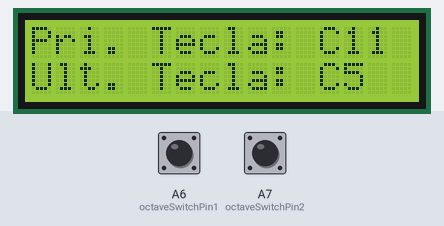
This sketch was run on a simulated Arduino Mega 2560, built with avr-gcc and run on an emulated ATmega2560. On the bench: 16×2 character LCD. Inputs (shaded band) come from the test bench; at power-on: A6 (octaveSwitchPin1) LOW, A7 (octaveSwitchPin2) LOW.

Above: at 1.2 s.
1.3 s: A6 (octaveSwitchPin1) pulled HIGH for 0.15 s
At 1.38 s:
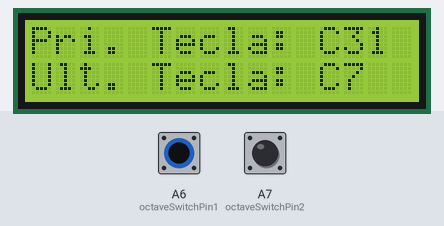
2.9 s: A7 (octaveSwitchPin2) pulled HIGH for 0.15 s
At 2.98 s:
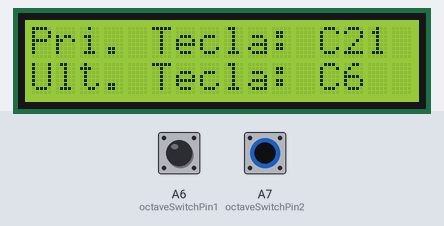
Timing chart, 0 to 5.9 s (numbered marks = the images above; inputs shaded):
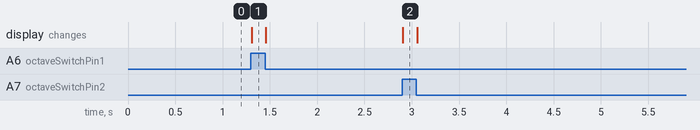

Measured:
- after the input at 1.3 s, the display: changes at once (image 1)
- after the input at 2.9 s, the display: changes at once (image 2)

The sketch:

MIDISerial_Debouncing_3WaySwitch_LCD.ino
```cpp
#include <MIDI.h>
#include <Keypad.h>
#include <LiquidCrystal.h>

const byte ROWS = 9; // 9 Rows - KO0~KO8
const byte COLS = 6; // 6 Collumns - KI2~KI7

char keys[ROWS][COLS] = {
  {36, 37, 38, 39, 40, 41},
  {42, 43, 44, 45, 46, 47},
  {48, 49, 50, 51, 52, 53},
  {54, 55, 56, 57, 58, 59},
  {60, 61, 62, 63, 64, 65},
  {66, 67, 68, 69, 70, 71},
  {72, 73, 74, 75, 76, 77},
  {78, 79, 80, 81, 82, 83},
  {84, 00, 00, 00, 00, 00} // First key: C2, Last Key: C6
};

byte rowPins[ROWS] = {22, 24, 26, 28, 30, 32, 34, 36, 38}; //connect to the row pinouts of the kpd - Arduino MEGA
byte colPins[COLS] = {A0, A1, A2, A3, A4, A5}; //connect to the column pinouts of the kpd

const int octaveSwitchPin1 = A6;
const int octaveSwitchPin2 = A7;

Keypad kpd = Keypad( makeKeymap(keys), rowPins, colPins, ROWS, COLS );
LiquidCrystal lcd(22, 23, 24, 25, 26, 27); // RS, E, D4, D5, D6, D7

byte pressed = 32;
byte chanel = 0; // MIDI channel to use

unsigned long lastDebounceTime = 0;
unsigned long debounceDelay = 50;

int octaveState = 1;
int lastOctaveState = 1;

void setup() {
  Serial.begin(115200); // set this the same as Hairless
  lcd.begin(16, 2); // initialize the LCD with 16 characters and 2 lines
}


void loop() {
  if (kpd.getKeys())
  {
    for (int i = 0; i < LIST_MAX; i++)
    {
      if ( kpd.key[i].stateChanged )
      {
        if ((millis() - lastDebounceTime) > debounceDelay) {
          pressed = kpd.key[i].kchar + 0;
          switch (kpd.key[i].kstate) {
            case PRESSED:
              sendMIDI(chanel | 0x90, pressed, 100);
              break;
            case RELEASED:
              sendMIDI(chanel | 0x80, pressed, 64);
              break;
          }
          lastDebounceTime = millis();
        }
      }
    }
  }

  int switch1State = digitalRead(octaveSwitchPin1);
  int switch2State = digitalRead(octaveSwitchPin2);
  octaveState = switch1State * 2 + switch2State;

  // Se o estado da oitava mudou, atualize o visor
  if (octaveState != lastOctaveState) {
    lcd.clear();
    lcd.print("Pri. Tecla: C");
    lcd.print(octaveState + 1); // Ajuste +1 porque octaveState começa de 0
    lcd.print("1");
    lcd.setCursor(0, 1);
    lcd.print("Ult. Tecla: C");
    lcd.print(octaveState + 5); // Ajuste +5 para a última oitava
    lastOctaveState = octaveState;
  }
}

void sendMIDI(byte type, byte note, byte velocity){
  Serial.write(type);
  Serial.write(note & 0x7F);
  Serial.write(velocity);
}
```
